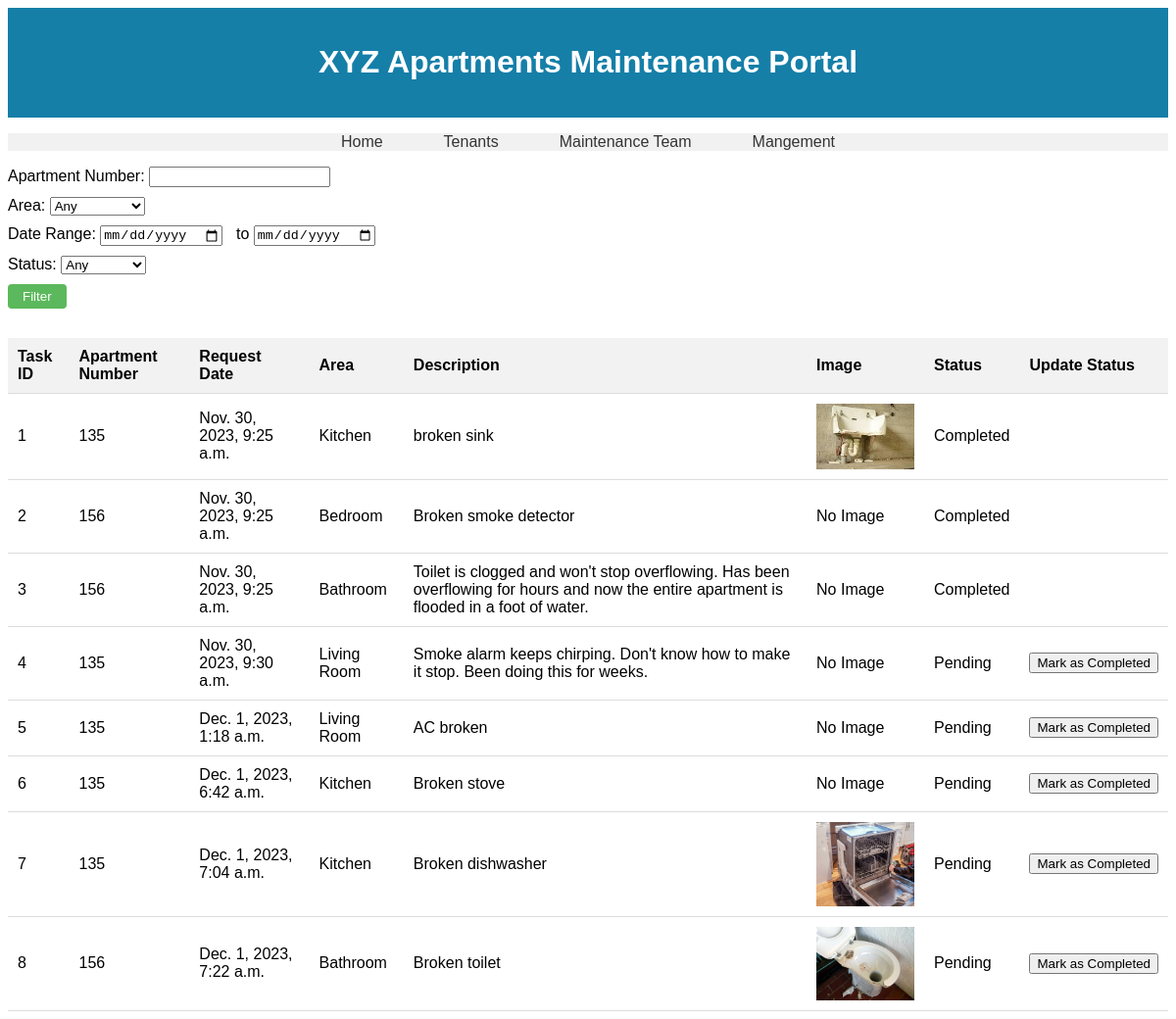
Screenshot of /maintenance_team/ with the database file from the repository.
### apartment_maintenance/models.py (models this page shows)
class MaintenanceRequest(models.Model):
    AREA_CHOICES = [
        (0,'Kitchen'),
        (1, 'Bathroom'),
        (2, 'Living Room'),
        (3, 'Bedroom')
    ]
    area = models.IntegerField(choices = AREA_CHOICES)
    description = models.CharField(max_length=1000)
    image = models.ImageField(blank=True, null=True, upload_to='request_images/')
    status =  models.BooleanField(default=False)
    unit_number = models.IntegerField()
    request_date = models.DateTimeField()
    tenant_key = models.ForeignKey(Tenant, on_delete=models.CASCADE)

### apartment_maintenance/views.py (the view, shortened to what this page needs)
# urls.py: path('maintenance_team/', views.maintenance_team, name = "maintenance_team"),
def maintenance_team(request):
    filters = Q()
    if 'apartment_number' in request.GET:
        apartment_number = request.GET['apartment_number']
        if apartment_number:
            filters &= Q(unit_number=apartment_number)
    if 'area' in request.GET and request.GET['area']:
        filters &= Q(area=request.GET['area'])
    if 'status' in request.GET and request.GET['status'] != '':
        filters &= Q(status=request.GET['status'] == 'True')  # Convert string to boolean
    requests = MaintenanceRequest.objects.filter(filters)
    return render(request, 'maintenance_team.html', {'requests': requests})

### apartment_maintenance/templates/maintenance_team.html (shortened to what this page needs)
{% extends "base.html" %}
{% load static %}
{% block content %}
<div class="filter-form">
    <form method="get" action="">
        Apartment Number: <input type="number" name="apartment_number"><br>
        Area:
        <select name="area">
            <option value="">Any</option>
        </select><br>
        Date Range:
        <input type="date" name="start_date">
        to
        <input type="date" name="end_date"><br>
        Status:
        <select name="status">
            <option value="">Any</option>
        </select><br>
        <input type="submit" value="Filter">
    </form>
</div>
<table>
    <tr>
        <th>Task ID</th>
        <th>Apartment Number</th>
        <th>Request Date</th>
        <th>Area</th>
        <th>Description</th>
        <th>Image</th>
        <th>Status</th>
        <th>Update Status</th>
    </tr>
    {% for request in requests %}
    <tr>
        <td>{{ request.id }}</td>
        <td>{{ request.unit_number }}</td>
        <td>{{ request.request_date }}</td>
        <td>{{ request.get_area_display }}</td>
        <td>{{ request.description }}</td>
        <td>
            {% if request.image %}
                <img src="{{ request.image.url }}" alt="Maintenance Image">
            {% else %}
                No Image
            {% endif %}
        </td>
        <td>{{ request.status|yesno:"Completed,Pending" }}</td>
        <td>
            {% if not request.status %}
            <form method="post" action="{% url 'update_request_status' request.id %}">
                <input type="submit" value="Mark as Completed">
            </form>
            {% endif %}
        </td>
    </tr>
    {% endfor %}
</table>
{% endblock %}

### apartment_maintenance/templates/base.html (shortened to what this page needs)
<!DOCTYPE html>
<html lang="en">
<head>
</head>
<body>
    <header>
        <h1>XYZ Apartments Maintenance Portal</h1>
    </header>
    <nav>
        <ul>
            <li><a href="{% url 'home' %}">Home</a></li>
            <li><a href="{% url 'tenants' %}">Tenants</a></li>
            <li><a href="{% url 'maintenance_team' %}">Maintenance Team</a></li>
            <li><a href="{% url 'management' %}">Mangement</a></li>
        </ul>
    </nav>
    <div class="content">
        {% block content %}
        {% endblock %}
    </div>
</body>
</html>

### apartment_maintenance/templates/base.html (style rules this page uses)
body { font-family: Arial, sans-serif; }
header { background-color: #157fa8; color: #FFF; padding: 1rem; text-align: center; }
nav ul { padding: 0; list-style-type: none; background-color: #f1f1f1; display: flex; justify-content: center; }
nav ul li { margin: 0 15px; }
nav ul li a { text-decoration: none; color: #333; padding: 0.5rem 1rem; }

### apartment_maintenance/templates/maintenance_team.html (style rules this page uses)
.filter-form input, .filter-form select { margin-right: 10px; margin-bottom: 10px; }
.filter-form input[type="submit"] { padding: 5px 15px; background-color: #5cb85c; color: white; border: none; border-radius: 4px; cursor: pointer; }
.filter-form { margin-bottom: 20px; }
table { width: 100%; border-collapse: collapse; margin-top: 20px; }
th, td { padding: 10px; border-bottom: 1px solid #ddd; text-align: left; }
th { background-color: #f2f2f2; }
td img { max-width: 100px; height: auto; display: block; margin: 0 auto; }

### rows the page displays
MaintenanceRequest: id "1", unit_number "135", request_date "Nov. 30, 2023, 9:25 a.m.", area "Kitchen", description "broken sink", image (picture), status "Completed"
MaintenanceRequest: id "2", unit_number "156", request_date "Nov. 30, 2023, 9:25 a.m.", area "Bedroom", description "Broken smoke detector", image "No Image", status "Completed"
MaintenanceRequest: id "3", unit_number "156", request_date "Nov. 30, 2023, 9:25 a.m.", area "Bathroom", description "Toilet is clogged and won't stop overflowing. Has been overflowing for hours and now the entire apartment is flooded in a foot of water.", image "No Image", status "Completed"
MaintenanceRequest: id "4", unit_number "135", request_date "Nov. 30, 2023, 9:30 a.m.", area "Living Room", description "Smoke alarm keeps chirping. Don't know how to make it stop. Been doing this for weeks.", image "No Image", status "Pending"
MaintenanceRequest: id "5", unit_number "135", request_date "Dec. 1, 2023, 1:18 a.m.", area "Living Room", description "AC broken", image "No Image", status "Pending"
MaintenanceRequest: id "6", unit_number "135", request_date "Dec. 1, 2023, 6:42 a.m.", area "Kitchen", description "Broken stove", image "No Image", status "Pending"
MaintenanceRequest: id "7", unit_number "135", request_date "Dec. 1, 2023, 7:04 a.m.", area "Kitchen", description "Broken dishwasher", image (picture), status "Pending"
MaintenanceRequest: id "8", unit_number "156", request_date "Dec. 1, 2023, 7:22 a.m.", area "Bathroom", description "Broken toilet", image (picture), status "Pending"
